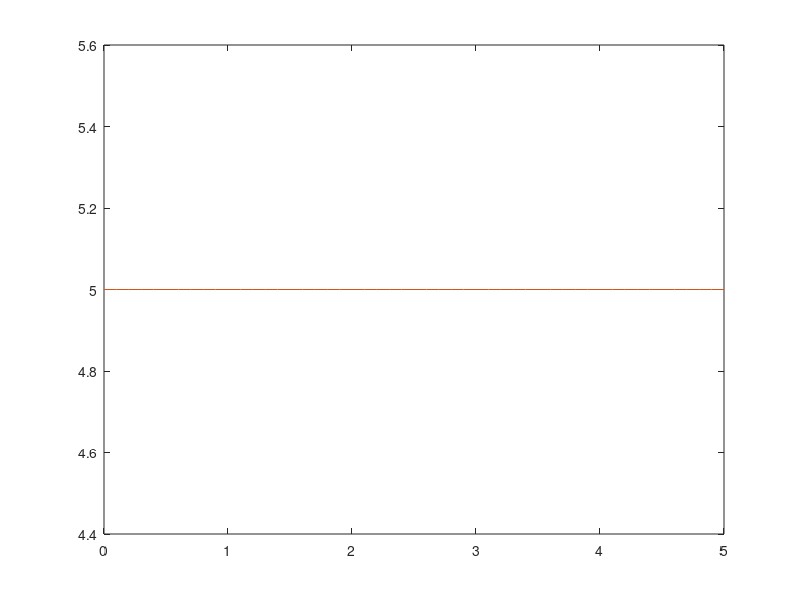

This chart was generated by the following MATLAB code:
% Pankaj Chaudhari
% 108
% Newton's Forward Interpolation 
clc;
clear all;
x1= input("Enter Starting Value of x ");
x2= input("Enter Last Value of x ");
h= input("Enter Interval ");
x=x1:h:x2;
[row,n]=size(x); % n= no. of points
disp("Enter corresponding values of y");
for i=1:n
    y(i,1)=input(" ");
end
yy=y';
% forward difference table
for j=2:n
    for i=1:n-j+1
    y(i,j)=y(i+1,j-1)-y(i,j-1);
    end
end
fprintf("\n  forward difference table \n");
fprintf("\n\t   x\t      y\t    del1y\tdel2y\tdel3y\tdel4y ");
for i=1:n
    fprintf("\n %  .f",x(i));
    for j=1:n-i+1
        fprintf("\t  % .f",y(i,j));
    end
end

% Newtons forward difference formula

req_x =input("\n Enter x for which y is to be calculated ");
u= (req_x - x(1))/h ;
res=y(1);

for i=1:n-1
term=1;
    for j=1:i
        % Finding values of u terms
        term=term*(u-j+1)/j;
    end
    %summing up the terms
    res=res + term * y(1,i+1);
end
fprintf("\n(From Newtons interpolation) f(%.2f) = %.4f",req_x,res);

% Interpolating polynomial
 p=polyfit(x,yy,3)
 xp=0:0.1:5;
 yp=polyval(p,xp);
 plot(x,yy,"--",xp,yp)
 fprintf("y= %.fx^3%.fx^2%.fx+%.f \n",p(1),p(2),p(3),p(4))
 fprintf("(Using Interpolating polynomial  ) f(0.5)= %.4f \n",polyval(p,0.5))


    
        